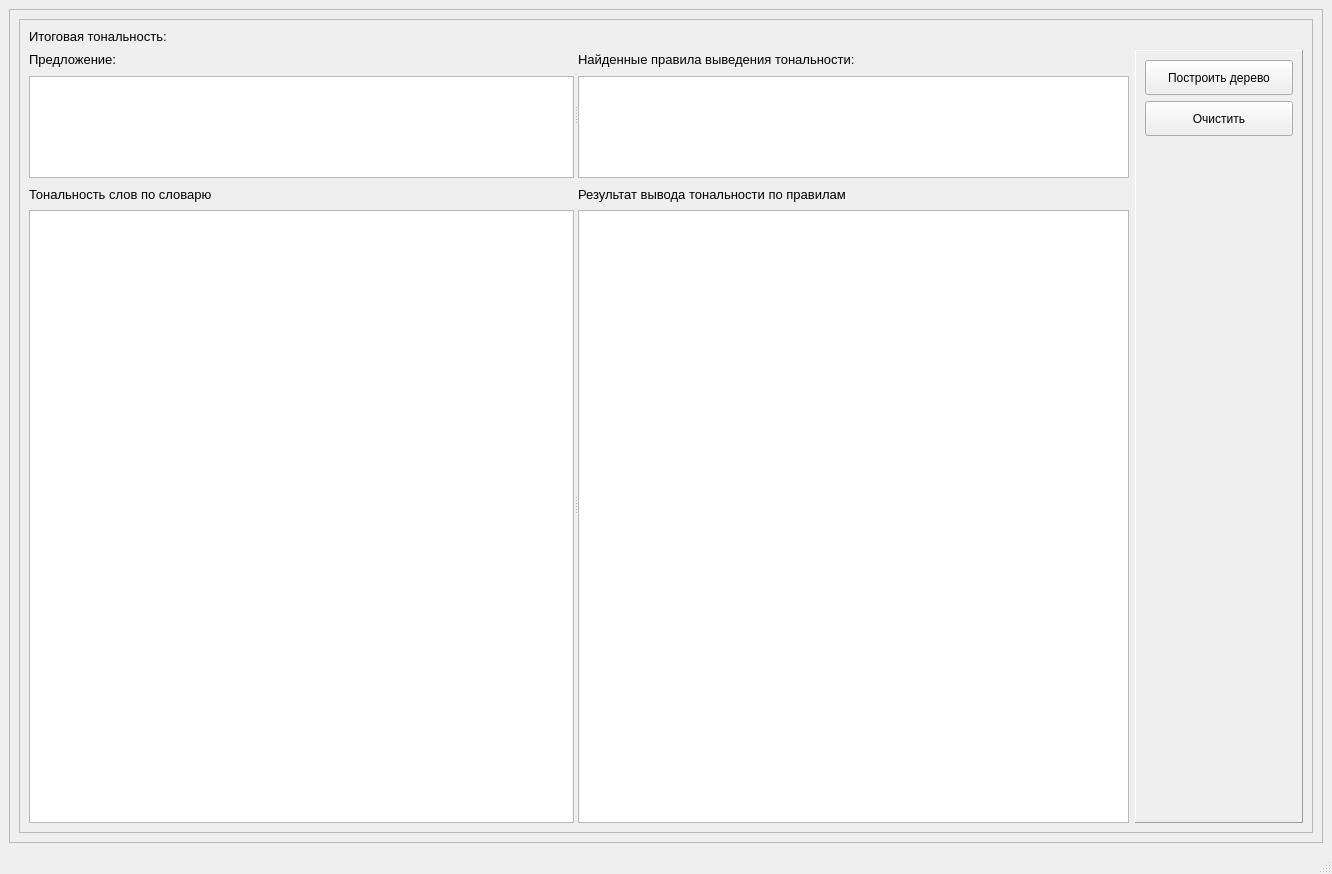
<?xml version="1.0" encoding="UTF-8"?>
<ui version="4.0">
 <class>singleSentenceSentimentTreeForm</class>
 <widget class="QMainWindow" name="singleSentenceSentimentTreeForm">
  <property name="geometry">
   <rect>
    <x>0</x>
    <y>0</y>
    <width>1332</width>
    <height>874</height>
   </rect>
  </property>
  <property name="windowTitle">
   <string>Дерево тональности одиночного предложения</string>
  </property>
  <widget class="QWidget" name="centralwidget">
   <layout class="QGridLayout" name="gridLayout">
    <item row="1" column="0">
     <widget class="QFrame" name="frame">
      <property name="frameShape">
       <enum>QFrame::StyledPanel</enum>
      </property>
      <property name="frameShadow">
       <enum>QFrame::Raised</enum>
      </property>
      <layout class="QGridLayout" name="gridLayout_6">
       <item row="0" column="0">
        <layout class="QHBoxLayout" name="horizontalLayout">
         <item>
          <widget class="QFrame" name="frame_4">
           <property name="minimumSize">
            <size>
             <width>0</width>
             <height>0</height>
            </size>
           </property>
           <property name="frameShape">
            <enum>QFrame::StyledPanel</enum>
           </property>
           <property name="frameShadow">
            <enum>QFrame::Raised</enum>
           </property>
           <layout class="QGridLayout" name="gridLayout_9">
            <item row="1" column="1">
             <widget class="QFrame" name="frame_2">
              <property name="sizePolicy">
               <sizepolicy hsizetype="Fixed" vsizetype="Preferred">
                <horstretch>0</horstretch>
                <verstretch>0</verstretch>
               </sizepolicy>
              </property>
              <property name="frameShape">
               <enum>QFrame::Panel</enum>
              </property>
              <property name="frameShadow">
               <enum>QFrame::Raised</enum>
              </property>
              <layout class="QGridLayout" name="gridLayout_8">
               <item row="2" column="0">
                <spacer name="verticalSpacer">
                 <property name="orientation">
                  <enum>Qt::Vertical</enum>
                 </property>
                 <property name="sizeHint" stdset="0">
                  <size>
                   <width>20</width>
                   <height>40</height>
                  </size>
                 </property>
                </spacer>
               </item>
               <item row="0" column="0">
                <widget class="QPushButton" name="generateTreeButton">
                 <property name="minimumSize">
                  <size>
                   <width>0</width>
                   <height>35</height>
                  </size>
                 </property>
                 <property name="text">
                  <string>Построить дерево</string>
                 </property>
                </widget>
               </item>
               <item row="1" column="0">
                <widget class="QPushButton" name="clearButton">
                 <property name="minimumSize">
                  <size>
                   <width>0</width>
                   <height>35</height>
                  </size>
                 </property>
                 <property name="text">
                  <string>Очистить</string>
                 </property>
                </widget>
               </item>
               <item row="3" column="0">
                <spacer name="horizontalSpacer_5">
                 <property name="orientation">
                  <enum>Qt::Horizontal</enum>
                 </property>
                 <property name="sizeHint" stdset="0">
                  <size>
                   <width>148</width>
                   <height>20</height>
                  </size>
                 </property>
                </spacer>
               </item>
              </layout>
             </widget>
            </item>
            <item row="1" column="0">
             <layout class="QVBoxLayout" name="verticalLayout_7">
              <item>
               <widget class="QSplitter" name="splitter">
                <property name="sizePolicy">
                 <sizepolicy hsizetype="Expanding" vsizetype="Expanding">
                  <horstretch>0</horstretch>
                  <verstretch>1</verstretch>
                 </sizepolicy>
                </property>
                <property name="maximumSize">
                 <size>
                  <width>16777215</width>
                  <height>16777215</height>
                 </size>
                </property>
                <property name="orientation">
                 <enum>Qt::Horizontal</enum>
                </property>
                <widget class="QWidget" name="">
                 <layout class="QGridLayout" name="gridLayout_2">
                  <item row="0" column="0">
                   <widget class="QLabel" name="labelEnterSentence">
                    <property name="font">
                     <font>
                      <pointsize>8</pointsize>
                     </font>
                    </property>
                    <property name="text">
                     <string>&lt;html&gt;&lt;head/&gt;&lt;body&gt;&lt;p&gt;&lt;span style=&quot; font-size:10pt;&quot;&gt;Предложение:&lt;/span&gt;&lt;/p&gt;&lt;/body&gt;&lt;/html&gt;</string>
                    </property>
                   </widget>
                  </item>
                  <item row="1" column="0" colspan="2">
                   <widget class="QTextEdit" name="textEditSentense"/>
                  </item>
                  <item row="0" column="1">
                   <spacer name="horizontalSpacer">
                    <property name="orientation">
                     <enum>Qt::Horizontal</enum>
                    </property>
                    <property name="sizeHint" stdset="0">
                     <size>
                      <width>451</width>
                      <height>20</height>
                     </size>
                    </property>
                   </spacer>
                  </item>
                 </layout>
                </widget>
                <widget class="QWidget" name="">
                 <layout class="QGridLayout" name="gridLayout_5">
                  <item row="0" column="1">
                   <spacer name="horizontalSpacer_2">
                    <property name="orientation">
                     <enum>Qt::Horizontal</enum>
                    </property>
                    <property name="sizeHint" stdset="0">
                     <size>
                      <width>268</width>
                      <height>20</height>
                     </size>
                    </property>
                   </spacer>
                  </item>
                  <item row="0" column="0">
                   <widget class="QLabel" name="labelEnterSentence_2">
                    <property name="font">
                     <font>
                      <pointsize>8</pointsize>
                     </font>
                    </property>
                    <property name="text">
                     <string>&lt;html&gt;&lt;head/&gt;&lt;body&gt;&lt;p&gt;&lt;span style=&quot; font-size:10pt;&quot;&gt;Найденные правила выведения тональности:&lt;/span&gt;&lt;/p&gt;&lt;/body&gt;&lt;/html&gt;</string>
                    </property>
                   </widget>
                  </item>
                  <item row="1" column="0" colspan="2">
                   <widget class="QListWidget" name="foundRulesListWidget"/>
                  </item>
                 </layout>
                </widget>
               </widget>
              </item>
              <item>
               <widget class="QSplitter" name="splitter_2">
                <property name="sizePolicy">
                 <sizepolicy hsizetype="Expanding" vsizetype="Expanding">
                  <horstretch>0</horstretch>
                  <verstretch>5</verstretch>
                 </sizepolicy>
                </property>
                <property name="orientation">
                 <enum>Qt::Horizontal</enum>
                </property>
                <widget class="QWidget" name="">
                 <layout class="QGridLayout" name="gridLayout_3">
                  <item row="0" column="0">
                   <widget class="QLabel" name="labelFirstTree">
                    <property name="font">
                     <font>
                      <pointsize>10</pointsize>
                     </font>
                    </property>
                    <property name="frameShape">
                     <enum>QFrame::NoFrame</enum>
                    </property>
                    <property name="text">
                     <string>Тональность слов по словарю</string>
                    </property>
                   </widget>
                  </item>
                  <item row="1" column="0" colspan="2">
                   <widget class="QGraphicsView" name="graphicsViewFirstTree">
                    <property name="dragMode">
                     <enum>QGraphicsView::ScrollHandDrag</enum>
                    </property>
                   </widget>
                  </item>
                  <item row="0" column="1">
                   <spacer name="horizontalSpacer_3">
                    <property name="orientation">
                     <enum>Qt::Horizontal</enum>
                    </property>
                    <property name="sizeHint" stdset="0">
                     <size>
                      <width>348</width>
                      <height>20</height>
                     </size>
                    </property>
                   </spacer>
                  </item>
                 </layout>
                </widget>
                <widget class="QWidget" name="">
                 <layout class="QGridLayout" name="gridLayout_4">
                  <item row="0" column="0">
                   <widget class="QLabel" name="labelSecondTree">
                    <property name="font">
                     <font>
                      <pointsize>10</pointsize>
                     </font>
                    </property>
                    <property name="text">
                     <string>Результат вывода тональности по правилам</string>
                    </property>
                   </widget>
                  </item>
                  <item row="0" column="1">
                   <spacer name="horizontalSpacer_4">
                    <property name="orientation">
                     <enum>Qt::Horizontal</enum>
                    </property>
                    <property name="sizeHint" stdset="0">
                     <size>
                      <width>268</width>
                      <height>20</height>
                     </size>
                    </property>
                   </spacer>
                  </item>
                  <item row="1" column="0" colspan="2">
                   <widget class="QGraphicsView" name="graphicsViewSecondTree">
                    <property name="dragMode">
                     <enum>QGraphicsView::ScrollHandDrag</enum>
                    </property>
                   </widget>
                  </item>
                 </layout>
                </widget>
               </widget>
              </item>
             </layout>
            </item>
            <item row="0" column="0">
             <widget class="QLabel" name="labelFinalSentiment">
              <property name="maximumSize">
               <size>
                <width>16777215</width>
                <height>16</height>
               </size>
              </property>
              <property name="font">
               <font>
                <pointsize>10</pointsize>
               </font>
              </property>
              <property name="text">
               <string>Итоговая тональность:</string>
              </property>
             </widget>
            </item>
           </layout>
          </widget>
         </item>
        </layout>
       </item>
      </layout>
     </widget>
    </item>
   </layout>
  </widget>
  <widget class="QMenuBar" name="menubar">
   <property name="geometry">
    <rect>
     <x>0</x>
     <y>0</y>
     <width>1332</width>
     <height>21</height>
    </rect>
   </property>
  </widget>
  <widget class="QStatusBar" name="statusbar"/>
 </widget>
 <resources/>
 <connections/>
</ui>
